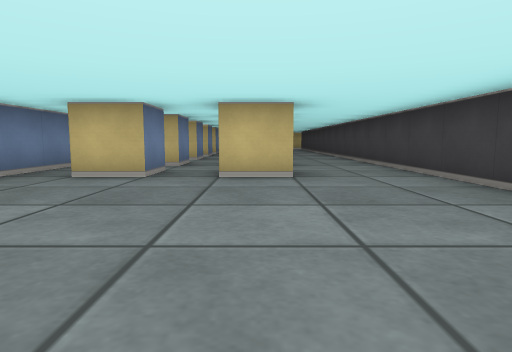
[1] (above)

16 first-person views from a walk through a cub3D ray-caster map. The camera is about half as high as the walls, tilts 6° down and sees 75° across. The floor is counted in squares. Each view is taken from the middle of a square. On the plan, view 1 faces up. The plan holds only what a view shows up to about 9 squares ahead; the rest is blank. The place goes on beyond the plan.

[2]
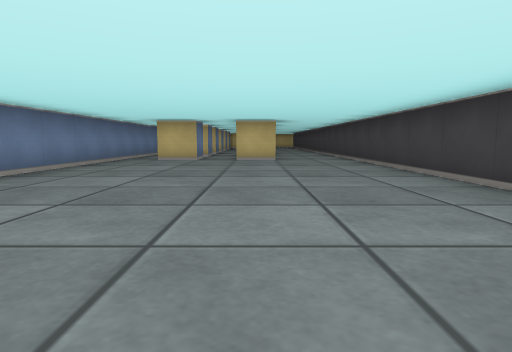

[3]
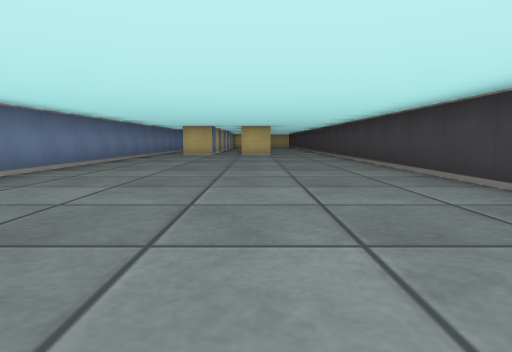

[4]
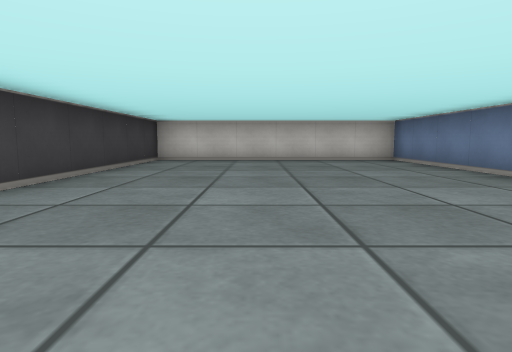

[5]
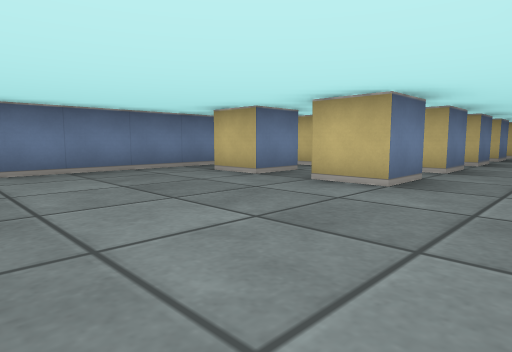

[6]
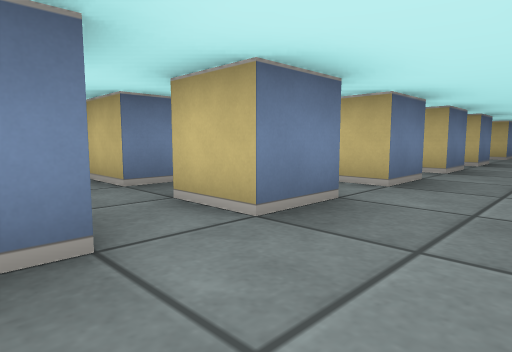

[7]
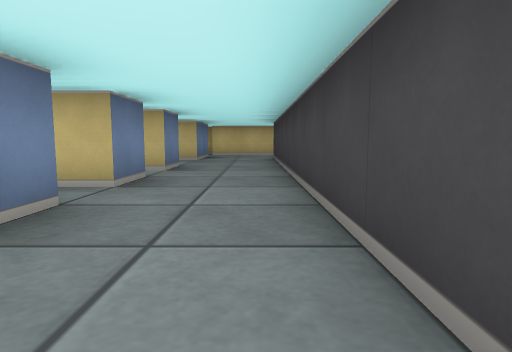

[8]
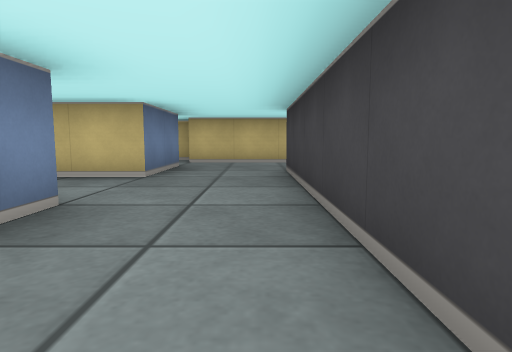

[9]
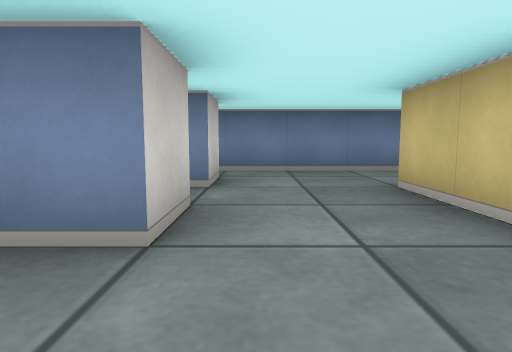

[10]
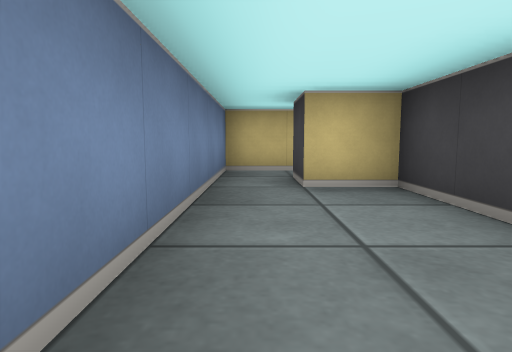

[11]
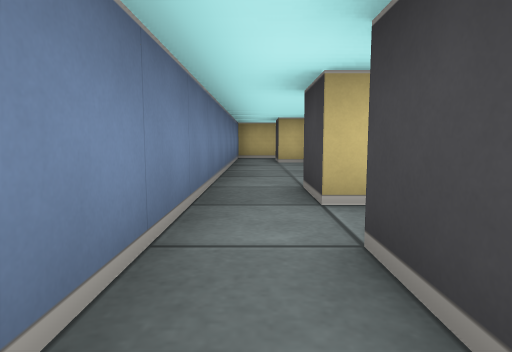

[12]
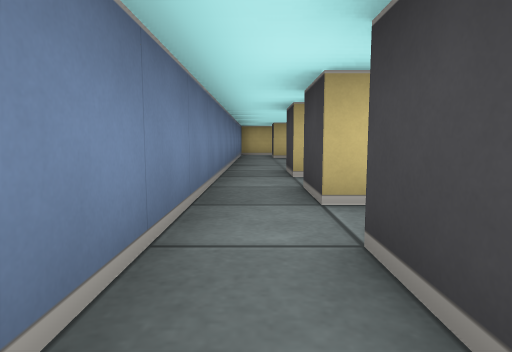

[13]
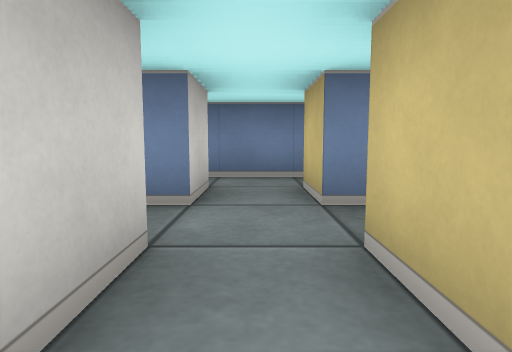

[14]
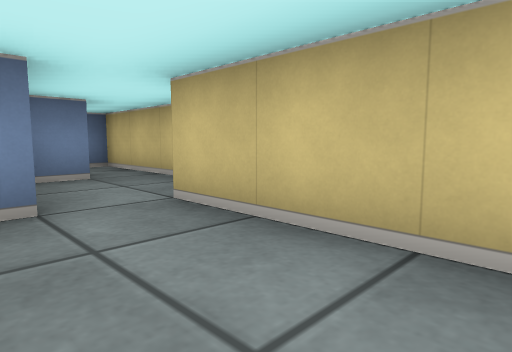

[15]
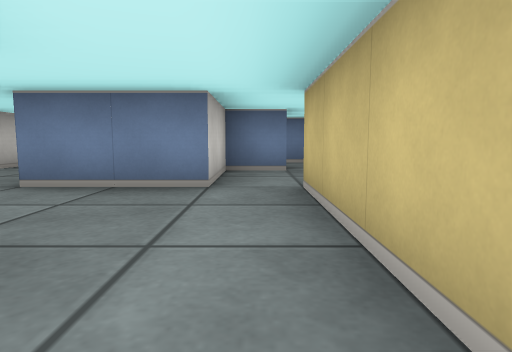

[16]
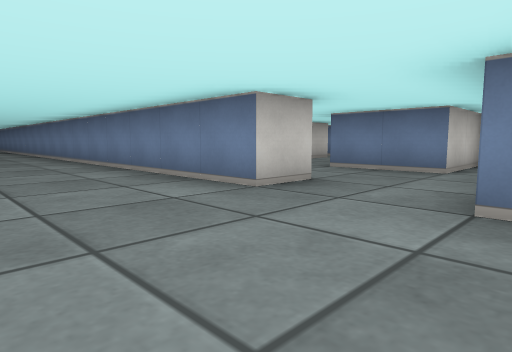

### Floor plan
Points are (right, up) in squares from view 1. A wall is a line through its corners. A room is listed if a view was taken in it or the views show most of it. See-through windows are left out.
Room 1 (views 1, 2, 3, 4, 5, 6, 7, 8, 9, 10, 11, 12, 13)
walls: (-1.5, 5.5) (-1.5, 4.5) (-2.5, 4.5); (0.5, 5.6) (0.5, 4.5) (-0.5, 4.5); (-0.5, 7.5) (0.5, 7.5) (0.5, 6.5) (0.1, 6.5); (-2.5, 7.5) (-1.5, 7.5) (-1.5, 6.5) (-2.4, 6.5); (-1.5, 9.1) (-1.5, 8.5) (-2.5, 8.5); (-3.5, 8.8) (-3.5, -7.5) (2.5, -7.5) (2.5, 17.5); (0.5, 9.6) (0.5, 8.5) (-0.5, 8.5); (-2.5, 10.5) (-2.5, 11.5); (0.5, 11.6) (0.5, 10.5) (-0.1, 10.5); (-2.5, 12.5) (-2.5, 13.5); (0.5, 13.6) (0.5, 12.5) (-0.1, 12.5); (-2.5, 14.5) (-2.5, 15.5) (-1.5, 15.5); (-0.5, 15.5) (0.5, 15.5) (0.5, 14.5) (0.1, 14.5); (0.5, 17.5) (-1.5, 17.5); (-3.5, 18.5) (-3.5, 10.5); (-1.5, 19.5) (-2.5, 19.5)
ways out: opening at (1.5, 18) to room 2; opening at (-3, 19) to room 4
Room 2 (view 14)
walls: (0.5, 19.5) (0.5, 17.5); (2.5, 17.5) (2.5, 18.5) (3.5, 18.5); (3.5, 20.5) (0.5, 20.5)
ways out: opening at (1.5, 18) to room 1; opening at (3, 19.5) to room 3; opening at (0, 20) to room 5
Room 3 (views 15, 16)
walls: (3.5, 18.5) (3.5, 10.6)
ways out: opening at (3, 19.5) to room 2
Room 4 (no view inside)
walls: (-2.5, 19.5) (-2.5, 20.5); (-1.5, 21.5) (-3.5, 21.5) (-3.5, 18.5); (-1.5, 17.9) (-1.5, 19.5)
ways out: opening at (-3, 19) to room 1; opening at (-2, 21) to room 5
Room 5 (no view inside)
walls: (-1.5, 20.6) (-1.5, 19.5) (0.5, 19.5); (0.4, 21.5) (-1.5, 21.5)
ways out: opening at (0, 20) to room 2; opening at (-2, 21) to room 4

Positions as (right, up) in squares from view 1, and headings:
1: (0, 0), facing up
2: (0, -4), facing up
3: (0, -7), facing up
4: (0, 1), facing down
5: (2, 1), facing up-left
6: (2, 7), facing up-left
7: (2, 9), facing up
8: (2, 13), facing up
9: (2, 16), facing left
10: (-3, 16), facing up
11: (-3, 12), facing up
12: (-3, 10), facing up
13: (1, 8), facing left
14: (3, 19), facing up-left
15: (4, 20), facing left
16: (6, 21), facing down-left
